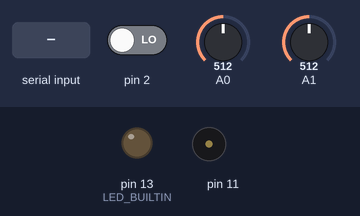
The sketch below on a simulated Arduino Uno, built with avr-gcc and run on an emulated ATmega328P. On the bench: output pins drawn as LEDs (lit = HIGH), buzzer (waves = sounding). The inputs (shaded band) are chosen by the test bench; at power-on: pin 2 LOW, A0 = 512, A1 = 512. What the sketch prints to the serial monitor is not drawn.

Above: at 1.2 s.
1.3 s: byte 30 received over Serial
At 1.9 s:
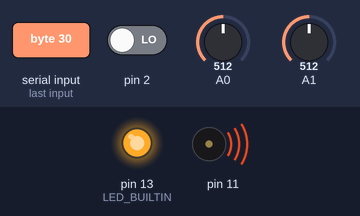
Timing chart, 0 to 4.3 s (numbered marks = the images above; inputs shaded):
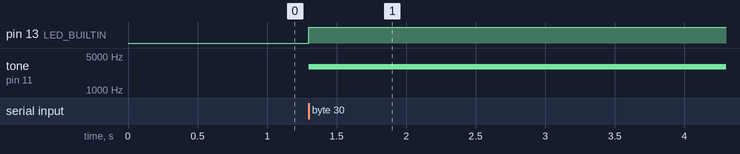

The sketch:

healer.ino
```cpp
float data[10];
int currentValue = 0;
int values[10] ;
float x = 220.22;
int joysticX = 0;
int joysticY = 0;
boolean choose;


float hz = 0;

unsigned long  Send;
unsigned long  Last_Send;


void setup() {
  // put your setup code here, to run once:
Serial.begin(9600);
 pinMode(LED_BUILTIN, OUTPUT);
pinMode(2,INPUT);
}

void loop() {

  Send = millis();
 joysticX= analogRead(0);
 joysticY= analogRead(1);
 choose = digitalRead(2);

   if(Serial.available()>0){
    //  LastSerial = SerialTime;
    int incomingValue = Serial.read();
   digitalWrite(LED_BUILTIN, HIGH);

    values[currentValue] = incomingValue;
data[0] = (int) values[0];
data[1] = (int) values[1];
data[2] = (int) values[2];

    currentValue++;
    if(currentValue > 2){
        currentValue = 0;
      }}

      hz = (data[0]*100)+ data[1]+(data[2]/10);

  if(data[0] == 0){  noTone(11);hz = 0;}
  if(data[0] > 0){ tone(11, hz,180000); } else noTone(11);
// analogWrite(11,data[0]/4);

 if(Send > Last_Send+3000){

  Serial.print(hz);Serial.print(",");
  Serial.print(joysticX);Serial.print(",");
  Serial.print(joysticY);Serial.print(",");
  Serial.println(choose);

  Last_Send = Send;
 }

}

//SerialLCD Functions
```

Measured:
- after the input at 1.3 s, pin 13 (LED_BUILTIN): LOW → HIGH at once; tone on pin 11: silent → 3000 Hz at once
